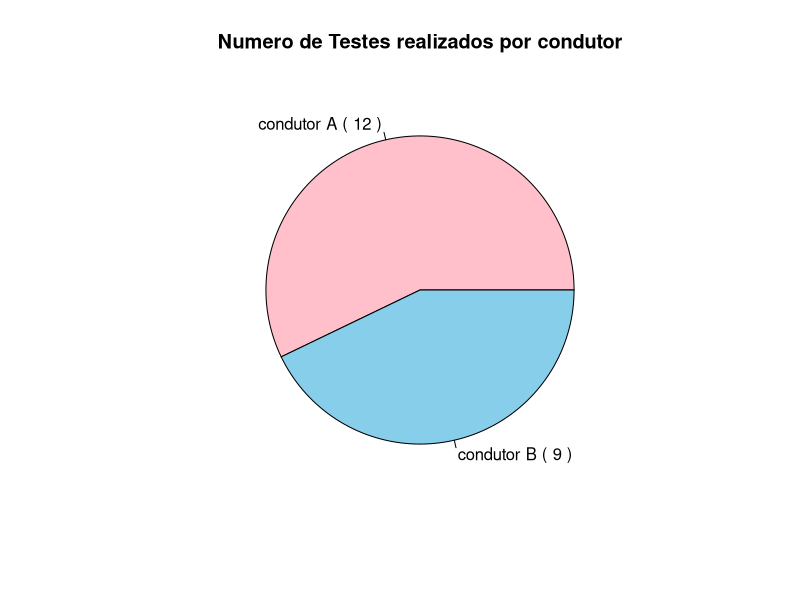
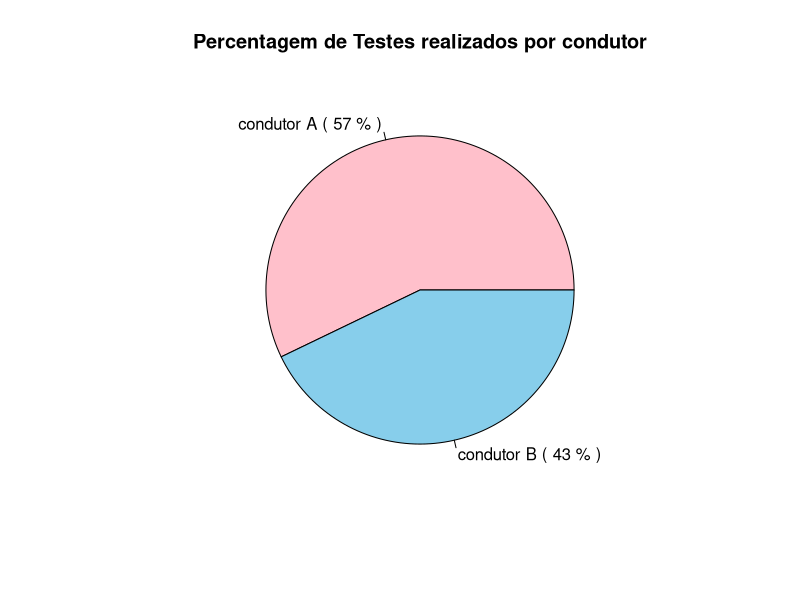
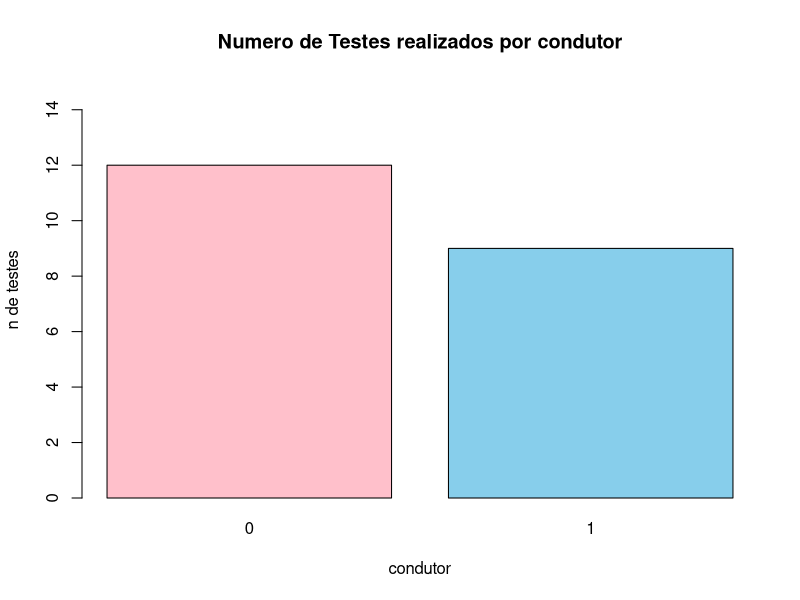
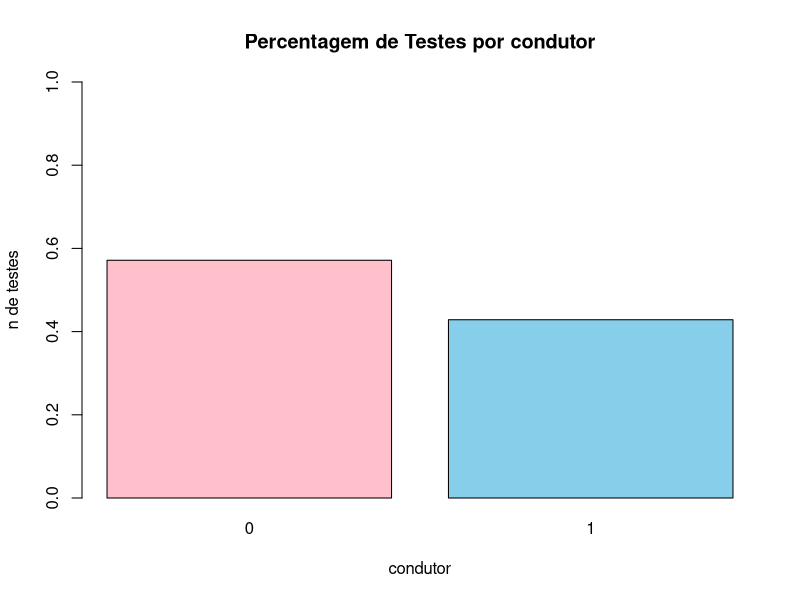
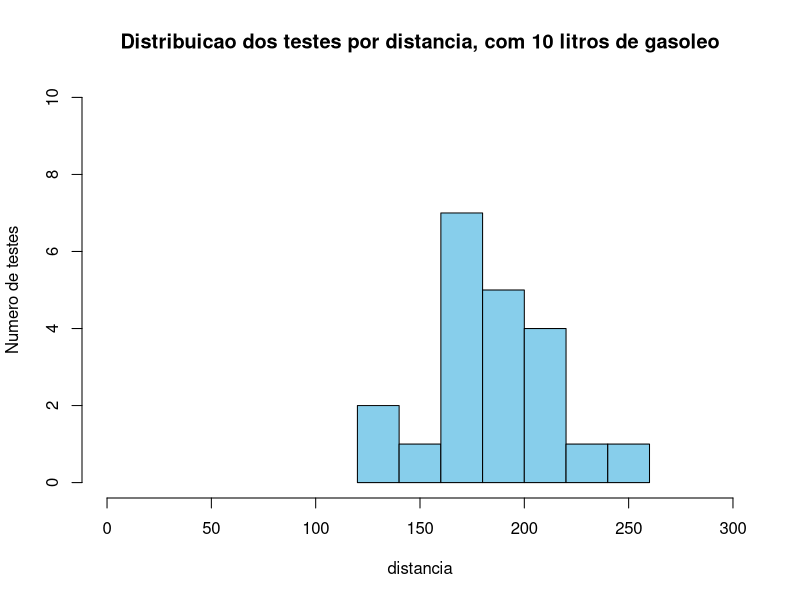
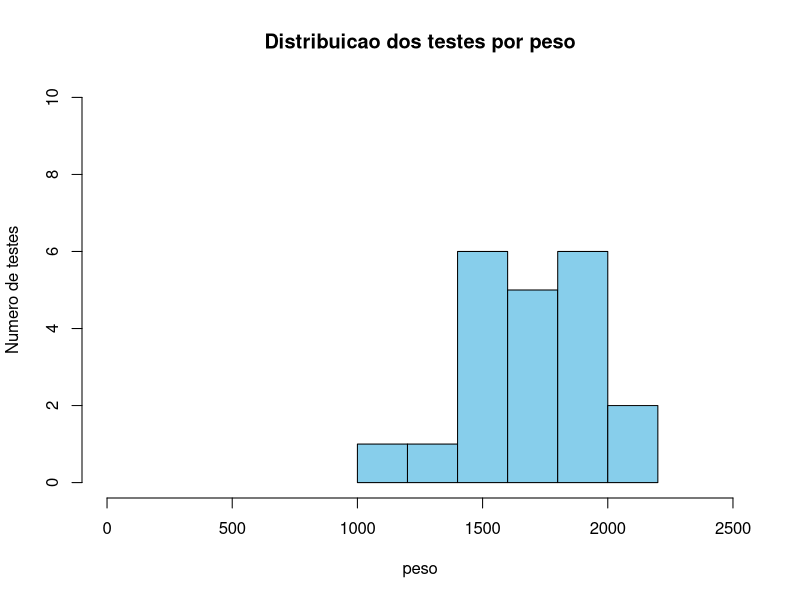
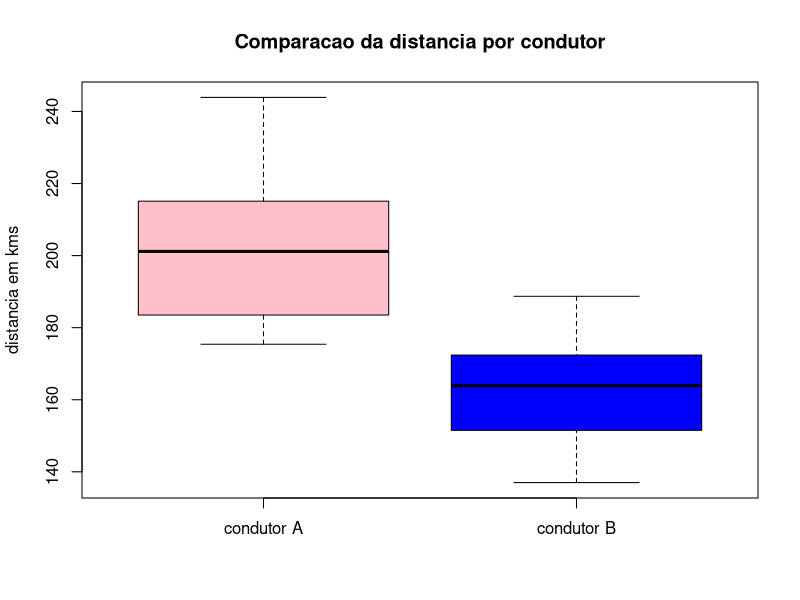
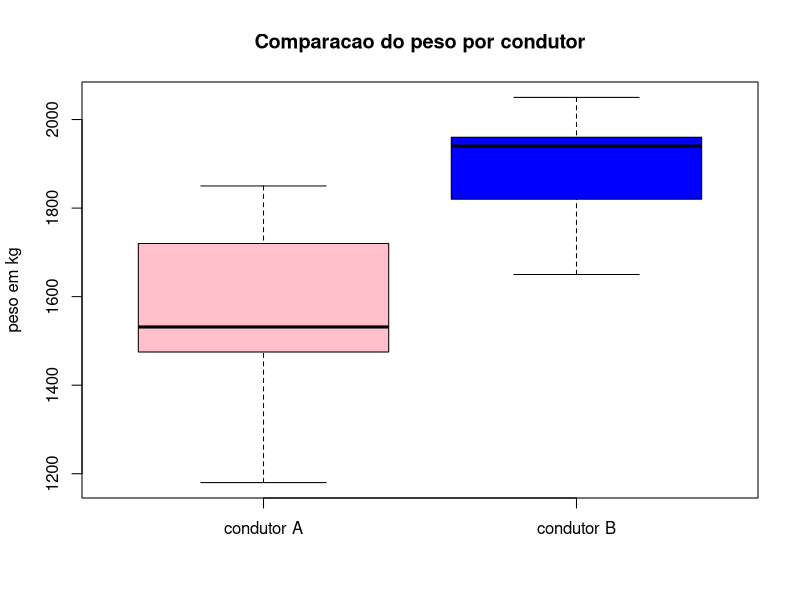

The R script that drew these images, in order:
#A-0 B-1   #amostra de 21 testes

condutor=c(1, 0, 0, 0, 0,
       1, 0, 1, 0, 0,
       1, 1, 1, 0, 1,
       0, 0, 1, 0, 1, 
       0) #qualitativa  nominal (binominal)

peso=c(2035, 1730, 1180, 1530, 1750,
       1940, 1460, 1960, 1850, 1533,
       1760, 1650, 2050, 1710, 1897,
       1380, 1490, 1820, 1510, 1950,
       1570) #quantitativa continua

distancia=c(138.9, 181.8, 243.9, 204.1, 178.6,
       163.9, 217.4, 163.9, 175.4, 198.2,
       178.6, 188.7, 137.0, 185.2, 166.7,
       212.8, 221.7, 172.4, 204.1, 151.5,
       196.1) #quantitativa continua

consumo=c(11, 6.3, 5.1, 6.3, 6.5,
       8.1, 5.3, 7.9, 7.3, 7.9,
       6.7, 6.1, 9.8, 5.9, 8.2,
       5.9, 5.2, 6.1, 5.4, 7.5, 
       5.9) #quantitativa continua

avaliacao=c(4, 2, 1, 2, 3,
       4, 1, 4, 3, 3,
       3, 2, 4, 3, 4,
       2, 1, 3, 1, 4,
       2) #qualitativa ordinal


#criar tabela  
table=cbind(condutor, peso, distancia, consumo, avaliacao)
table #mostra tabela
summary(table)

#tabelas freq aboslutas e relativas
table(condutor) #nominal (circular, barras)
table(peso) #continua (histograma, diagrama de extremos e quartis)
table(distancia) #continua
table(consumo) #continua
table(avaliacao) #ordinal (barras, diagrama de extremos e quartis)

#Tabelas
f_g<-table(condutor) #fa do condutor
f_g #n de elementos de cada grupo (fa do condutor)
fr_g<-prop.table(f_g) #tabelas de forma proporcional da fr da fa do condutor 
fr_g #fr por condutor

#circular para freq absoluta ou freq relativa
#Representacoes Graficas
nomes_c<-c("condutor A","condutor B") #legendas
cores<-c("pink","skyblue") #cores do grafico
rotulo<-paste(nomes_c,"(",paste(f_g),")",sep=" ") #dados (legendas, n. elementos)
pie(f_g, main="Numero de Testes realizados por condutor",labels=rotulo,col=cores) #grafico circular

nomes_c<-c("condutor A","condutor B") #legendas
cores<-c("pink","skyblue") #cores do grafico
rotulo<-paste(nomes_c,"(",paste(round(100*fr_g),"%"),")",sep=" ") #dados (legendas, n. elementos)
pie(fr_g, main="Percentagem de Testes realizados por condutor",labels=rotulo,col=cores) #grafico circular

#Grafico Barras (freq absoluta ou freq relativa) (vari�veis nominal e ordenal; Nao serve para var. cont�nuas!!!!)
barplot(f_g,main="Numero de Testes realizados por condutor",xlab="condutor",ylab="n de testes",col=c("pink", "skyblue"), ylim=c(0,15)) #ylim(limites de y) #fa de cada condutor
barplot(fr_g,main="Percentagem de Testes por condutor",xlab="condutor",ylab="n de testes",col=c("pink", "skyblue"), ylim=c(0,1)) #ylim(limites de y) #fr de cada condutor
#text(locator(n=2), paste(round(fr_g, 2))) #introduzir texto no grafico


#Histograma
h<-hist(distancia,main="Distribuicao dos testes por distancia, com 10 litros de gasoleo",xlab="distancia",ylab="Numero de testes", col="skyblue",xlim=c(0,300),ylim=c(0,10))
h
summary(distancia)

h<-hist(peso,main="Distribuicao dos testes por peso",xlab="peso",ylab="Numero de testes",col="skyblue",xlim=c(0,2500),ylim=c(0,10))
h
summary(peso)

#freq_rel=h$counts/21 #freq relativa
#text(locator(n=7), paste(round(freq_rel, 2))) #introduzir texto no grafico


#caixa de bigodes multiplo (comparar 2 v�riaveis (continua - nominal ou ordinal))
boxplot(distancia ~ condutor, main = "Comparacao da distancia por condutor", ylab="distancia em kms", xlab="", 
names=c("condutor A","condutor B"),col=c("pink","blue"))
IQR(distancia) #da intervalo interquartil
tapply(distancia,condutor,summary)

boxplot(peso ~ condutor, main = "Comparacao do peso por condutor", ylab="peso em kg", 
xlab="", names=c("condutor A","condutor B"),col=c("pink","blue"))
IQR(peso)
tapply(peso,condutor,summary)

boxplot(consumo ~ condutor, main = "Comparacao do consumo por condutor", ylab="consumo medio de litros aos 100km", xlab="", names=c("condutor A","condutor B"),col=c("pink","blue"))
IQR(consumo)
tapply(consumo,condutor,summary)


boxplot(distancia ~ avaliacao, main = "Comparacao da distancia por avaliacao", ylab="distancia em kms", xlab="", names=c("1","2","3","4"),col=c("pink","blue"))
IQR(distancia)
tapply(distancia,avaliacao,summary)

boxplot(peso ~ avaliacao, main = "Comparacao do peso por avaliacao", ylab="peso em kg", xlab="", names=c("1","2","3","4"),col=c("pink","blue"))
IQR(peso)
tapply(peso,avaliacao,summary)

boxplot(consumo ~ avaliacao, main = "Comparacao do consumo por avaliacao", ylab="consumo medio de litros aos 100km", xlab="", names=c("1","2","3","4"),col=c("pink","blue"))
IQR(consumo)
tapply(consumo,avaliacao,summary)



#comparar 2 vari�veis continuas

#---------------- distancia vai depender do peso do automovel e do condutor ----------------#

# PREVISAO: Regressao linear entre distancia e peso
plot(peso, distancia, pch = 1, cex = 1.3, col = "blue", main = "peso vs distancia", xlab = "peso", ylab = "distancia")
# existe uma relacao de correlacao fraca e negativa entre as variaveis "peso" e "distancia"
cor(peso,distancia) # r= -0.9772903, esta muito longe de 1 por isso existe uma correlacao fraca e negativa


# y = B0 + B1 * X + erro <- regressao linear simples
# peso = B0(=3253.986) + B1(=-8.395) * distancia + erro (se o distancia for nulo(zero), o peso e de 3253kg)
# ^peso = 3253.986 + -8.395 * distancia (por cada km q se acrescenta � distancia, acrescenta -8.395kg no peso)


model = lm(peso ~ distancia) #linear simples #dependente~independente
model #ver modelo;peso=3253.986+-8.395*distancia
abline(model, col="red") #desenhar a reta de regressao linear simples #intercept(ordenada da origem); a distancia vai depender do peso do automovel e do condutor
summary(model) # sumario com as estimativas dos coeficientes, p-value e r-quadrado

#residuals(erros do modelo do y = ... + erro)
#

#predict(model) #previsao - valores estimados pela reta para cada valor de x dado
# coeficiente de correlacao e coeficiente de determinacao, para a qualidade do ajustamento
cor(peso,distancia) # r= -0.9772903
cor(peso,distancia)^2  # r^2 = 0.9550963  (95,50% da variancia de y e explicada pela variancia de x)


###### Estat�stica INDUTIVA
#inferencia estatistica


#exercicio
#calculo de proporcoes
dbinom(8, 19, 0.49) #P(M=8 em 19, 0.49) = 15.25% (a amostra pode n ser representativa)


#teste a normalidade
shapiro.test(peso) #w(estatistica de teste) #como p-value(0.6065) > 0.05, nao rejeita


#t-test a media populacional
t.test(peso, 
       alternative="two.sided",
       mu=1703, #media do peso
       conf.level=0.95) #nivel de confianca(nivel de significancia(100-95=5%) #df(grau de liberdade) #pvalue(valor de erro) #interval: ....(1quantil, 2quantil) #como 1703 esta fora de 1702.619(mean of x)..., entao esta errado


t.test(distancia, 
       alternative="two.sided",
       mu=184.8, #media da distancia
       conf.level=0.95) #nivel de confianca #df(grau de liberdade) #pvalue(valor de erro) #interval: ....(1quantil, 2quantil) #como 184.8 esta fora de 184.8048(mean of x)..., entao esta errado



#compare medias entre grupos
boxplot(distancia ~ condutor, main = "Comparacao da distancia por condutor", ylab="ordenado em kms", xlab="", names=c("condutor A","condutor B"),col=c("pink","blue"))
tapply(distancia,condutor,summary)# Para interpretar os valores do boxplot (qt + proximo a media e a mediana estao, mais normais estao (assimetria))

t.test(distancia ~ condutor,
       alternative="two.sided", 
       conf.level=0.95) #p-value < nivel significancia, ou seja, rejeitamos hipotese nula
                        #a diferenca entre as medias na populacao e positiva, entao e o grupo 0 (condutor A) com maior distancia


#duas continuas: regressao linear simples

plot(peso, distancia, pch = 1, cex = 1.3, col = "blue", main = "peso vs distancia", xlab = "peso", ylab = "distancia")

cor(peso,distancia) # r= -0.9772903

model = lm(distancia ~ peso) #linear simples #dependente~independente
model #ver modelo;peso=378.5198+-0.1138*distancia
abline(model, col="red") #desenhar a reta de regressao linear simples #intercept(ordenada da origem); a distancia vai depender do peso do automovel e do condutor
summary(model) # sumario com as estimativas dos coeficientes, p-value e r-quadrado
#intercept e peso tem o p-value muito proximo de zero
#f-statistic: p-value muito pequeno entao rejeita-se h0

cor(peso,distancia)^2  # r^2 = 0.9550963  (95,50% da variancia de y e explicada pela variancia de x)


summary(model)
shapiro.test(model$residuals)
t.test(model$residuals, 
       alternative="two.sided",
       mu=0,
       conf.level=0.95) #pvalue e maior que nivel de significancia, ou seja, nao rejeito h0


378.5198+-0.1138*2000 #se a peso for 2000kg, entao a distancia e 150.9198km